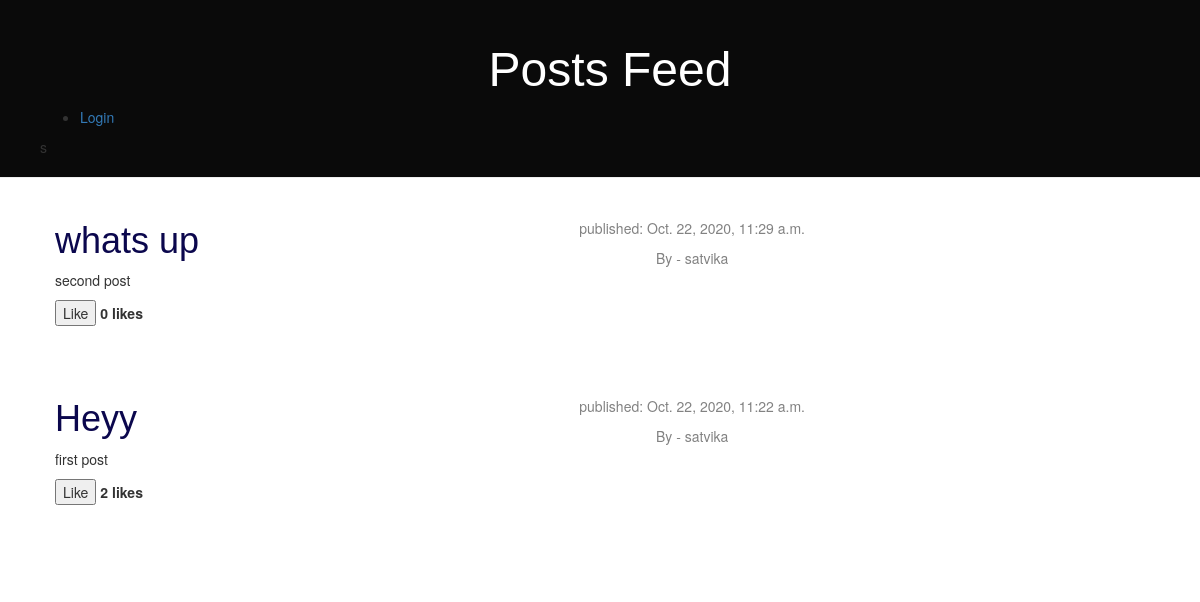
The page / on the database its author committed.
### blog/models.py (models this page shows, shortened)
class Post(models.Model):
    author = models.ForeignKey(Account,on_delete=models.CASCADE)
    title = models.CharField(max_length=200)
    text = models.TextField()
    created_date = models.DateTimeField(default=timezone.now)
    published_date = models.DateTimeField(blank=True, null=True)
    liked = models.ManyToManyField(Account, default=None, blank=True, related_name='liked')

### accounts/models.py (models this page shows, shortened)
class Account(AbstractBaseUser):
    email = models.EmailField(verbose_name="email", max_length=60, unique=True)
    username = models.CharField(max_length=30, unique=True)
    date_joined = models.DateTimeField(verbose_name='date joined', auto_now_add=True)
    last_login = models.DateTimeField(verbose_name='last login', auto_now=True)
    is_voter = models.BooleanField(default=True)
    is_admin = models.BooleanField(default=False)
    is_staff = models.BooleanField(default=False)
    is_active = models.BooleanField(default=True)
    is_superuser = models.BooleanField(default=False)
    USERNAME_FIELD = 'username'
    REQUIRED_FIELDS = ['email','is_voter']
    objects = MyAccountManager()
    def __str__(self):
        return self.username

### blog/views.py (the view)
# urls.py: url(r'^$', views.post_list, name='post_list'),
def post_list(request):
    posts =  Post.objects.filter(published_date__lte=timezone.now()).order_by('-published_date')
    return render(request, 'blog/post_list.html', {'posts':posts})

### templates/blog/post_list.html (shortened to what this page needs)
{% extends 'blog/base.html' %}
{% block content %}
	{% for post in posts %}
		<div class="post">
			<div class="date">
				<p>published: {{ post.published_date}}</p>
				By - {{post.author}}
			</div>
			<h1><a href="{% url 'blog:post_detail' pk=post.pk %}">{{ post.title }}</a></h1>
			<p>{{ post.text|linebreaks }}</p>
			<form action="{% url 'blog:like_post' %}" method="POST">
				{% if user not in post.liked.all %}
					<button type="submit">Like</button>
				{% else %}
					<button type="submit">Unlike</button>
				{% endif %}
				<strong>{{ post.liked.all.count }} likes</strong>
			</form>
		</div>
	{% endfor %}
{% endblock %}

### static/css/blog.css (style rules this page uses)
h1 a { color: #1e075f; font-family: Arial, Helvetica, sans-serif; }
body { padding-left: 0; }
.date { float: right; color: #828282; text-align: center; }
.post { margin-bottom: 70px; }
.post h1 a, .post h1 a:visited { color: #0b074d; }

### rows shown on the page
Post: published_date "Oct. 22, 2020, 11:29 a.m.", author "satvika", title "whats up", text "second post", shows "Like", liked.all.count "0"
Post: published_date "Oct. 22, 2020, 11:22 a.m.", author "satvika", title "Heyy", text "first post", shows "Like", liked.all.count "2"
